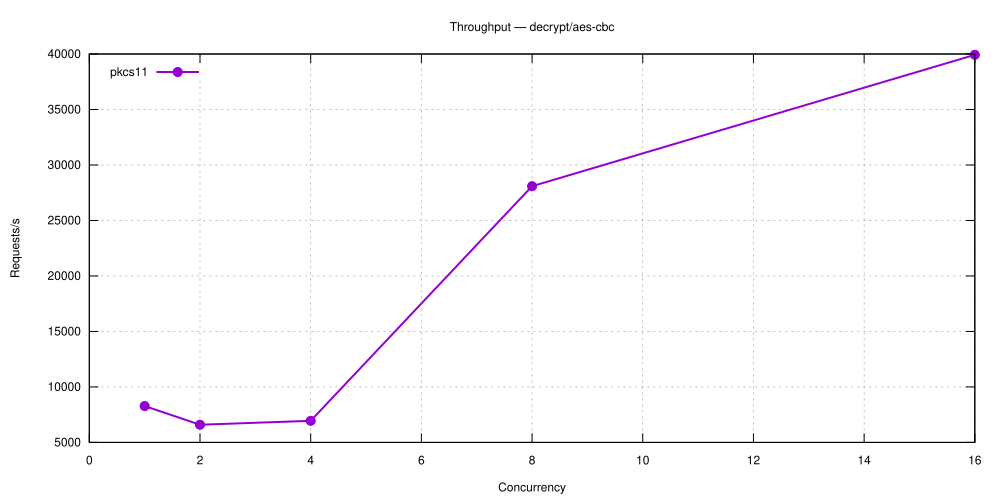

Source code (gnuplot):
set terminal svg size 1000,500 enhanced font 'Helvetica,12'
set output 'decrypt_aes-cbc.svg'
set title 'Throughput — decrypt/aes-cbc'
set grid
set xlabel 'Concurrency'
set ylabel 'Requests/s'
set key top left
plot 'decrypt_aes-cbc-5.28.0-pkcs11.dat' using 1:2 with linespoints lw 2 pt 7 title 'pkcs11'
